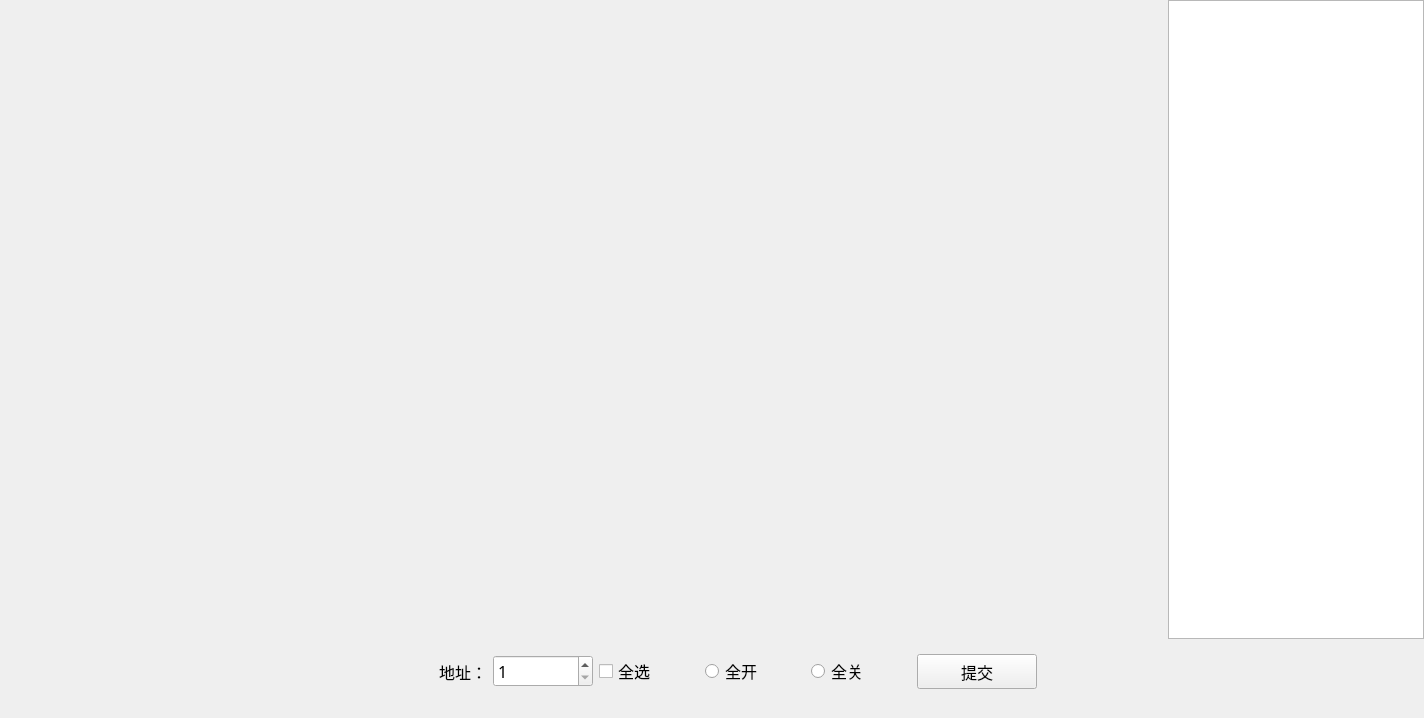
<?xml version="1.0" encoding="UTF-8"?>
<ui version="4.0">
 <class>MTest_SwWid</class>
 <widget class="QWidget" name="MTest_SwWid">
  <property name="geometry">
   <rect>
    <x>0</x>
    <y>0</y>
    <width>1424</width>
    <height>718</height>
   </rect>
  </property>
  <property name="font">
   <font>
    <family>微软雅黑</family>
    <pointsize>12</pointsize>
   </font>
  </property>
  <property name="windowTitle">
   <string>Form</string>
  </property>
  <layout class="QGridLayout" name="gridLayout_2">
   <property name="leftMargin">
    <number>0</number>
   </property>
   <property name="topMargin">
    <number>0</number>
   </property>
   <property name="rightMargin">
    <number>0</number>
   </property>
   <property name="bottomMargin">
    <number>20</number>
   </property>
   <property name="horizontalSpacing">
    <number>0</number>
   </property>
   <item row="0" column="0">
    <layout class="QHBoxLayout" name="horizontalLayout">
     <item>
      <widget class="QWidget" name="widget" native="true">
       <property name="sizePolicy">
        <sizepolicy hsizetype="Preferred" vsizetype="Preferred">
         <horstretch>200</horstretch>
         <verstretch>0</verstretch>
        </sizepolicy>
       </property>
       <property name="minimumSize">
        <size>
         <width>800</width>
         <height>400</height>
        </size>
       </property>
       <layout class="QGridLayout" name="gridLayout">
        <item row="5" column="1">
         <widget class="QWidget" name="widget_17" native="true">
          <property name="styleSheet">
           <string notr="true"/>
          </property>
         </widget>
        </item>
        <item row="5" column="2">
         <widget class="QWidget" name="widget_18" native="true">
          <property name="styleSheet">
           <string notr="true"/>
          </property>
         </widget>
        </item>
        <item row="3" column="2">
         <widget class="QWidget" name="widget_12" native="true">
          <property name="styleSheet">
           <string notr="true"/>
          </property>
         </widget>
        </item>
        <item row="3" column="1">
         <widget class="QWidget" name="widget_11" native="true">
          <property name="styleSheet">
           <string notr="true"/>
          </property>
         </widget>
        </item>
        <item row="4" column="1">
         <widget class="QWidget" name="widget_14" native="true">
          <property name="styleSheet">
           <string notr="true"/>
          </property>
         </widget>
        </item>
        <item row="4" column="0">
         <widget class="QWidget" name="widget_13" native="true">
          <property name="styleSheet">
           <string notr="true"/>
          </property>
         </widget>
        </item>
        <item row="4" column="2">
         <widget class="QWidget" name="widget_15" native="true">
          <property name="styleSheet">
           <string notr="true"/>
          </property>
         </widget>
        </item>
        <item row="8" column="2">
         <widget class="QWidget" name="widget_24" native="true">
          <property name="styleSheet">
           <string notr="true"/>
          </property>
         </widget>
        </item>
        <item row="3" column="0">
         <widget class="QWidget" name="widget_10" native="true">
          <property name="styleSheet">
           <string notr="true"/>
          </property>
         </widget>
        </item>
        <item row="2" column="2">
         <widget class="QWidget" name="widget_9" native="true">
          <property name="styleSheet">
           <string notr="true"/>
          </property>
         </widget>
        </item>
        <item row="2" column="1">
         <widget class="QWidget" name="widget_8" native="true">
          <property name="styleSheet">
           <string notr="true"/>
          </property>
         </widget>
        </item>
        <item row="1" column="0">
         <widget class="QWidget" name="widget_4" native="true">
          <property name="styleSheet">
           <string notr="true"/>
          </property>
         </widget>
        </item>
        <item row="0" column="0">
         <widget class="QWidget" name="widget_1" native="true">
          <property name="styleSheet">
           <string notr="true"/>
          </property>
         </widget>
        </item>
        <item row="1" column="2">
         <widget class="QWidget" name="widget_6" native="true">
          <property name="styleSheet">
           <string notr="true"/>
          </property>
         </widget>
        </item>
        <item row="0" column="1">
         <widget class="QWidget" name="widget_2" native="true">
          <property name="styleSheet">
           <string notr="true"/>
          </property>
         </widget>
        </item>
        <item row="2" column="0">
         <widget class="QWidget" name="widget_7" native="true">
          <property name="styleSheet">
           <string notr="true"/>
          </property>
         </widget>
        </item>
        <item row="1" column="1">
         <widget class="QWidget" name="widget_5" native="true">
          <property name="styleSheet">
           <string notr="true"/>
          </property>
         </widget>
        </item>
        <item row="0" column="2">
         <widget class="QWidget" name="widget_3" native="true">
          <property name="styleSheet">
           <string notr="true"/>
          </property>
         </widget>
        </item>
        <item row="6" column="2">
         <widget class="QWidget" name="widget_21" native="true">
          <property name="styleSheet">
           <string notr="true"/>
          </property>
         </widget>
        </item>
        <item row="5" column="0">
         <widget class="QWidget" name="widget_16" native="true">
          <property name="styleSheet">
           <string notr="true"/>
          </property>
         </widget>
        </item>
        <item row="8" column="0">
         <widget class="QWidget" name="widget_22" native="true">
          <property name="styleSheet">
           <string notr="true"/>
          </property>
         </widget>
        </item>
        <item row="8" column="1">
         <widget class="QWidget" name="widget_23" native="true">
          <property name="styleSheet">
           <string notr="true"/>
          </property>
         </widget>
        </item>
        <item row="6" column="0">
         <widget class="QWidget" name="widget_19" native="true">
          <property name="styleSheet">
           <string notr="true"/>
          </property>
         </widget>
        </item>
        <item row="6" column="1">
         <widget class="QWidget" name="widget_20" native="true">
          <property name="styleSheet">
           <string notr="true"/>
          </property>
         </widget>
        </item>
       </layout>
      </widget>
     </item>
     <item>
      <widget class="QTextEdit" name="textEdit">
       <property name="sizePolicy">
        <sizepolicy hsizetype="Expanding" vsizetype="Expanding">
         <horstretch>0</horstretch>
         <verstretch>0</verstretch>
        </sizepolicy>
       </property>
       <property name="minimumSize">
        <size>
         <width>200</width>
         <height>400</height>
        </size>
       </property>
       <property name="maximumSize">
        <size>
         <width>16777215</width>
         <height>16777215</height>
        </size>
       </property>
       <property name="font">
        <font>
         <family>微软雅黑</family>
         <pointsize>12</pointsize>
        </font>
       </property>
      </widget>
     </item>
    </layout>
   </item>
   <item row="1" column="0">
    <widget class="QWidget" name="widget_25" native="true">
     <layout class="QHBoxLayout" name="horizontalLayout_2">
      <item>
       <spacer name="horizontalSpacer">
        <property name="orientation">
         <enum>Qt::Horizontal</enum>
        </property>
        <property name="sizeHint" stdset="0">
         <size>
          <width>40</width>
          <height>20</height>
         </size>
        </property>
       </spacer>
      </item>
      <item>
       <widget class="QLabel" name="label">
        <property name="minimumSize">
         <size>
          <width>100</width>
          <height>30</height>
         </size>
        </property>
        <property name="font">
         <font>
          <family>微软雅黑</family>
          <pointsize>12</pointsize>
         </font>
        </property>
        <property name="text">
         <string>地址：</string>
        </property>
        <property name="alignment">
         <set>Qt::AlignRight|Qt::AlignTrailing|Qt::AlignVCenter</set>
        </property>
       </widget>
      </item>
      <item>
       <widget class="QSpinBox" name="spinBox">
        <property name="minimumSize">
         <size>
          <width>100</width>
          <height>30</height>
         </size>
        </property>
        <property name="font">
         <font>
          <family>微软雅黑</family>
          <pointsize>12</pointsize>
         </font>
        </property>
        <property name="minimum">
         <number>1</number>
        </property>
       </widget>
      </item>
      <item>
       <widget class="QCheckBox" name="checkBox">
        <property name="minimumSize">
         <size>
          <width>100</width>
          <height>30</height>
         </size>
        </property>
        <property name="font">
         <font>
          <family>微软雅黑</family>
          <pointsize>12</pointsize>
         </font>
        </property>
        <property name="text">
         <string>全选</string>
        </property>
       </widget>
      </item>
      <item>
       <widget class="QRadioButton" name="openRadio">
        <property name="minimumSize">
         <size>
          <width>100</width>
          <height>30</height>
         </size>
        </property>
        <property name="font">
         <font>
          <family>微软雅黑</family>
          <pointsize>12</pointsize>
         </font>
        </property>
        <property name="text">
         <string>全开</string>
        </property>
       </widget>
      </item>
      <item>
       <widget class="QRadioButton" name="closeRadio">
        <property name="minimumSize">
         <size>
          <width>100</width>
          <height>30</height>
         </size>
        </property>
        <property name="font">
         <font>
          <family>微软雅黑</family>
          <pointsize>12</pointsize>
         </font>
        </property>
        <property name="text">
         <string>全关</string>
        </property>
       </widget>
      </item>
      <item>
       <widget class="QPushButton" name="pushButton">
        <property name="minimumSize">
         <size>
          <width>120</width>
          <height>35</height>
         </size>
        </property>
        <property name="font">
         <font>
          <family>微软雅黑</family>
          <pointsize>12</pointsize>
         </font>
        </property>
        <property name="text">
         <string>提交</string>
        </property>
       </widget>
      </item>
      <item>
       <spacer name="horizontalSpacer_2">
        <property name="orientation">
         <enum>Qt::Horizontal</enum>
        </property>
        <property name="sizeHint" stdset="0">
         <size>
          <width>40</width>
          <height>20</height>
         </size>
        </property>
       </spacer>
      </item>
     </layout>
    </widget>
   </item>
  </layout>
 </widget>
 <resources/>
 <connections/>
</ui>
